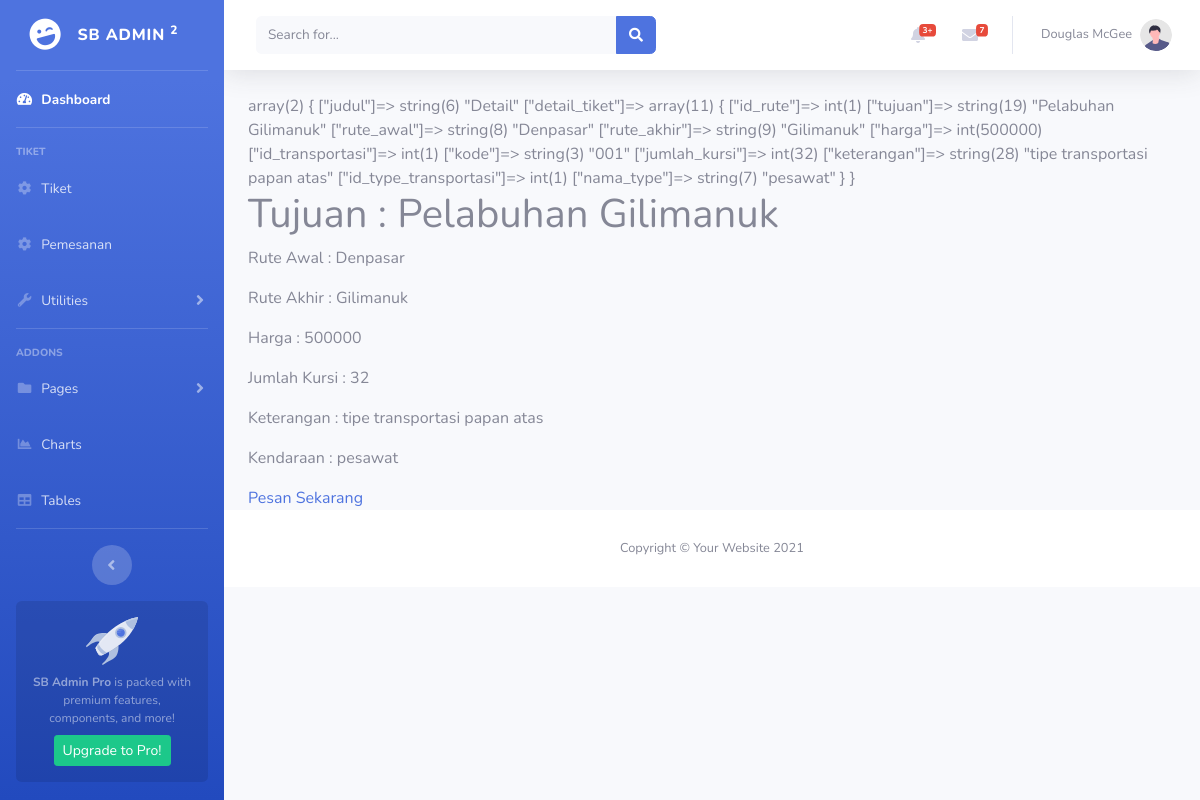
Screenshot of /public/tiket/detail/1 (signed in) with the database file from the repository.
### tables this page shows
CREATE TABLE `rute` (
  `id_rute` int(11) NOT NULL,
  `tujuan` varchar(32) DEFAULT NULL,
  `rute_awal` varchar(32) DEFAULT NULL,
  `rute_akhir` varchar(32) DEFAULT NULL,
  `harga` int(11) DEFAULT NULL,
  `id_transportasi` int(11) DEFAULT NULL
);

CREATE TABLE `transportasi` (
  `id_transportasi` int(11) NOT NULL,
  `kode` varchar(32) DEFAULT NULL,
  `jumlah_kursi` int(11) DEFAULT NULL,
  `keterangan` text,
  `id_type_transportasi` int(11) DEFAULT NULL
);

CREATE TABLE `type_transportasi` (
  `id_type_transportasi` int(11) NOT NULL,
  `nama_type` varchar(32) DEFAULT NULL,
  `keterangan` text
);

### app/core/Controller.php (called while the page is built, shortened)
<?php
class Controller {
    public function view($view, $data = []){
        require_once '../app/views/' .$view. '.php';
    }
    public function model($model){
        return new $model;
    }
}

### app/controllers/Tiket.php (called while the page is built, shortened)
<?php
class Tiket extends Controller {
    public function detail($id){
        $data['judul'] = 'Detail';
        $data['detail_tiket'] = $this->model('Tiket_model')->detailRute($id);
        $this->view('Tiket/detail',$data);
    }
}

### app/core/App.php (called while the page is built, shortened)
<?php
class App{
    protected $method = 'index';
    protected $params = [];
    public function __construct()
    {
        $url = $this->parseURL();
        if( file_exists('../app/controllers/'. $url[0] . '.php')) {
            unset($url[0]);
        }
        $this->controller = new $this->controller;
        if(isset($url[1])){
            if(method_exists($this->controller, $url[1])){
                $this->method = $url[1];
                unset($url[1]);
            }
        }
        if(!empty($url) ){
            $this->params = array_values($url);
        }
        call_user_func_array([$this->controller, $this->method], $this->params);
    }
    public function parseURL(){
        if(isset($_GET['url'])){
            $url = rtrim($_GET['url'], '/');
            $url = filter_var($url, FILTER_SANITIZE_URL);
            $url = explode('/', $url);
            return $url;
        }
    }
}

### public/index.php (called while the page is built, shortened)
<?php
$app = new App;

### app/core/Database.php (called while the page is built, shortened)
<?php
class Database{
    private $host = DB_HOST;
    private $user = DB_USER;
    private $pass = DB_PASS;
    private $db_name = DB_NAME;
    private $dbh;
    private $stmt;
    public function __construct()
    {
       $dsn = 'mysql:host='.$this->host.';dbname='.$this->db_name;
        $option = [
            PDO::ATTR_PERSISTENT => true,
            PDO::ATTR_ERRMODE => PDO::ERRMODE_EXCEPTION
        ];
       try {
            $this->dbh = new PDO($dsn, $this->user, $this->pass, $option);
       } catch (PDOException $e) {
            die($e->getMessage());
       }
    }
    public function query($query){
        $this->stmt = $this->dbh->prepare($query);
    }
    public function bind($param, $value, $type=null){
        if(is_null($type)){
            switch(true){
                default :
                    $type = PDO::PARAM_STR;
            }
        }
        $this->stmt->bindValue($param, $value, $type);
    }
    public function execute(){
        $this->stmt->execute();
    }
    public function singleSet(){
        $this->execute();
        return $this->stmt->fetch(PDO::FETCH_ASSOC);
    }
}

### app/models/Tiket_model.php (called while the page is built, shortened)
<?php
class Tiket_model{
     private $db;
     public function __construct()
     {
        $this->db = new Database;
     }
     public function detailRute($id){
         $query = "SELECT * FROM rute INNER join transportasi ON rute.id_transportasi = transportasi.id_transportasi INNER JOIN type_transportasi ON transportasi.id_type_transportasi = type_transportasi.id_type_transportasi WHERE rute.id_rute = :id";
         $this->db->query($query);
         $this->db->bind('id',$id);
         return $this->db->singleSet();
     }
}

### app/views/tiket/detail.php (the view)
<div class="container">
    <div class="row">
        <div class="col-12  ">
            <?= var_dump($data); ?>
            <h1>Tujuan : <?= $data['detail_tiket']['tujuan']; ?></h1>
            <p>Rute Awal : <?= $data['detail_tiket']['rute_awal']; ?></p>
            <p>Rute Akhir : <?= $data['detail_tiket']['rute_akhir']; ?></p>
            <p>Harga : <?= $data['detail_tiket']['harga']; ?></p>
            <p>Jumlah Kursi : <?= $data['detail_tiket']['jumlah_kursi']; ?></p>
            <p>Keterangan : <?= $data['detail_tiket']['keterangan']; ?></p>
            <p>Kendaraan : <?= $data['detail_tiket']['nama_type']; ?></p>
            <a href="<?= BASEURL; ?>/tiket/pemesanan">Pesan Sekarang</a>
        </div>
    </div>
</div>

### rows the page displays
rute: tujuan "Pelabuhan Gilimanuk", rute_awal "Denpasar", rute_akhir "Gilimanuk", harga "500000", id_transportasi.jumlah_kursi "32", type_transportasi.keterangan "tipe transportasi papan atas", type_transportasi.nama_type "pesawat"
